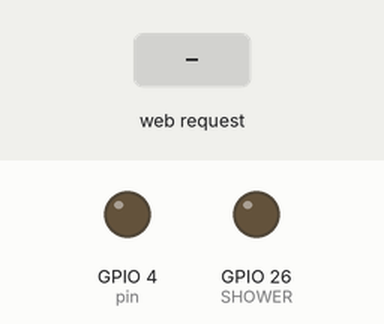
This program was run on a simulated ESP32. Parts: output pins drawn as LEDs (lit = HIGH). The test bench sets the inputs (shaded band). WiFi joins after 1.5 s; servers stay silent unless stated; what the program prints to the serial monitor is not drawn.

Above: at 2.7 s.
2.8 s: HTTP request GET /on received
At 3.2 s:
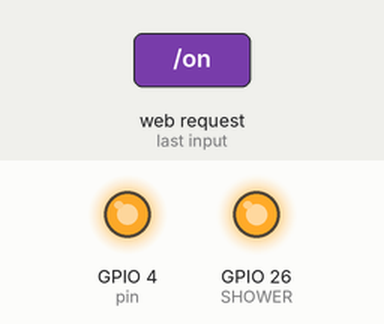
5.8 s: HTTP request GET /off received
At 7.05 s:
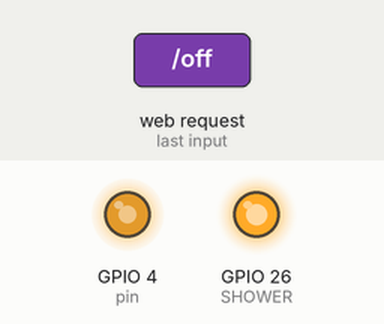
At 8.06 s:
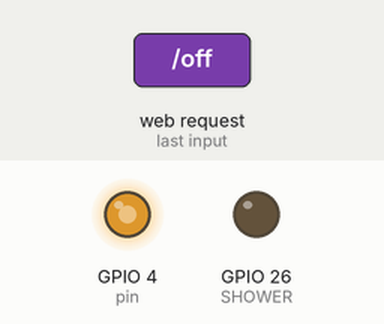
Timing chart, 0 to 18.3 s (numbered marks = the images above; inputs shaded):
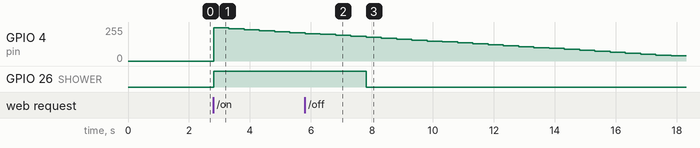

Measured:
- after the input at 2.8 s, GPIO 4 (pin): 0/255 → 248/255 at once, → 241/255 0.50 s later, → 234/255 0.50 s later, → 227/255 0.50 s later, … (6 changes in this stretch); GPIO 26 (SHOWER): LOW → HIGH at once
- after the input at 5.8 s, GPIO 26 (SHOWER): HIGH → LOW after 2.0 s

The program:

main.cpp
```cpp
#include "Thermoactuator/Thermoactuator.h"
#include "Thermometer/Thermometer.h"
#include "Webserver/Webserver.h"
#include "Smart_Shower.h"

//#define PIN_THERMOMETER 12
#define PIN_THERMOACTUATOR 4
int OneTimeRun = 0;
enum statusprogram
{
    SETUP,
    HOT,
    MEDIUM,
    COLD,
    WAIT
};

//dingus

//Thermoactuator *thermoactuator;
//Thermometer *thermometer;
Webserver *webserver;
Shower *shower;
statusprogram  Statusprogram;


void setup()
{
  Serial.begin(115200);
  //thermoactuator = new Thermoactuator(PIN_THERMOACTUATOR);
  //thermometer = new Thermometer(PIN_THERMOMETER);
  webserver = new Webserver();
  shower = new Shower();
}

void loop()
{
  //Serial.print("Temperature: ");
  //Serial.println(thermometer->getTemperature());

  //thermoactuator->tick();

  webserver->tick();

  //Serial.print("Alpha: ");
  //Serial.println(webserver->getAlpha());
  //Serial.print("Beta: ");
  //Serial.println(webserver->getBeta());
  if(webserver->getAlpha())
  {
    shower->RunHot();
  }
  else
  {
    shower->reset();
  }

  switch (Statusprogram)
  {
  case SETUP:
    if(!webserver->getAlpha())
    {
      OneTimeRun = 0;
    }
     if(webserver->getAlpha() && OneTimeRun == 0)
     {
      OneTimeRun = 1;
      shower->selectedProgram(PRESSMENU);
      Statusprogram = HOT;
     }
    break;
  case HOT:
      shower->RunHot();
      Statusprogram = MEDIUM;
  break;
  case MEDIUM:
      shower->RunMedium();
      Statusprogram = COLD;
  break;
  case COLD:
      shower->RunCold();
      Statusprogram = SETUP;
  break;
  default:
    break;
  }
}
```

Events.cpp
```cpp
#include "Events.h"
```

Events.h
```cpp
#ifndef Events_H
#define Events_H

enum Events
{
    SCREENTAB,
    PRESSMENU,
    START_BUTTON
};

#endif
```

Mode.cpp
```cpp
#include "Mode.h"

void Mode::SetMode(Modes newMode)
{
    modes = newMode;

    switch (newMode)
    {
    case GREEN_MODE:
        TIME_COLD = 5000; // is above 30 up to 40
        TIME_MEDIUM = 5000; // medium is from 20 up to 30
        TIME_HOT = 5000; // cold is below 20 c
        break;
    case RAPID_MODE:
        TIME_COLD = 0;
        TIME_MEDIUM = 0;
        TIME_HOT = 0;
        break;
    case MANUAL_MODE:
        TIME_COLD = 0;
        TIME_MEDIUM = 0;
        TIME_HOT = 0;
        break;
    default:
        break;
    }
}

unsigned long Mode::GetTimeCold() const
{
    return TIME_COLD;
}

unsigned long Mode::GetTimeMedium() const
{
    return TIME_MEDIUM;
}

unsigned long Mode::GetTimeHot() const
{
    return TIME_HOT;
}

Modes Mode::GetCurrentMode() const
{
    return modes;
}
```

Mode.h
```cpp
#ifndef Mode_H
#define mode_H

enum Modes
{
    GREEN_MODE,
    RAPID_MODE,
    MANUAL_MODE
};

class Mode
{
private:
    Modes modes;
    unsigned long TIME_COLD;
    unsigned long TIME_MEDIUM;
    unsigned long TIME_HOT;

public:
    void SetMode(Modes newMode);
    Modes GetCurrentMode() const;

    unsigned long GetTimeCold() const;
    unsigned long GetTimeMedium() const;
    unsigned long GetTimeHot() const;
};

#endif
```

Running.h
```cpp
#ifndef Running_H
#define Running_H

enum Runningstate
{
    NO_INDICATOR,
    COLD_TEMP,
    MEDIUM_TEMP,
    HOT_TEMP,
    DONE
};

#endif
```

Smart_Shower.cpp
```cpp
#include "Smart_Shower.h"
#include <Arduino.h>


Shower::Shower()
{
    ShowerState = STANDBY;
    RunningState = NO_INDICATOR;
    currentModeShower = GREEN_MODE;
    currentmillis = 0;
}
void Shower::HandleEvent(Events event)
{
    switch (ShowerState)
    {
    case STANDBY:
        break;
    case CHANGES_MODE:
        selectedProgram(event);
        break;
    case STARTING:
        Run(event);
        break;
    default:
        break;
    }
}

void Shower::Run(Events event)
{
    switch (RunningState)
    {
    case NO_INDICATOR:
        break;
    case HOT_TEMP:
        RunHot();
        break;
    case MEDIUM_TEMP:
        RunMedium();
        break;
    case COLD_TEMP:
        RunCold();
        break;
    case DONE:
        break;
    default:
        break;
    }
}

void Shower::selectedProgram(Events event)
{
    switch (event)
    {
    case PRESSMENU:
        ShowerMode.SetMode(GREEN_MODE);
        ShowerTimeCold = ShowerMode.GetTimeCold();
        ShowerTimeMedium = ShowerMode.GetTimeMedium();
        ShowerTimeHot = ShowerMode.GetTimeHot();
        Serial.println(ShowerMode.GetTimeCold());
        Serial.println(ShowerMode.GetTimeMedium());
        Serial.println(ShowerMode.GetTimeHot());
        LedSlowDown = 500;
        value = 255;
        break;

    default:
        break;
    }
}

Modes Shower::ChangeMode(Mode mode)
{
    Modes currentMode = mode.GetCurrentMode();

    switch (currentMode)
    {
    case GREEN_MODE:
        Serial.println("GREEN MODE");
        currentMode = RAPID_MODE;
        break;
    case RAPID_MODE:
        Serial.println("RAPID MODE");
        currentMode = MANUAL_MODE;
        break;
    case MANUAL_MODE:
        Serial.println("MANUAL MODE");
        currentMode = GREEN_MODE;
        break;
    default:
        break;
    }

    return currentMode;
}

void Shower::RunHot()
{

    currentmillis = millis();

    while (ShowerTimeHot != 0)
    {
        if (millis() - currentmillis >= ShowerTimeHot)
        {
            Serial.println("hot done");
            ShowerTimeHot = 0;
        }

         if (millis() - currentmillisLed >= LedSlowDown) // lower led
        {
            value -= TEMPDECREASEVAL;
            analogWrite(pin, value);
            Serial.print("data: ");
            Serial.println(value);
            Serial.print(F("Temperature = "));
            Serial.println(getTemperature());
            currentmillisLed = millis();
        }
    }
    //RunningState = MEDIUM_TEMP;
}

void Shower::RunMedium()
{
    currentmillis = millis();
    while (ShowerTimeMedium != 0)
    {
        if (millis() - currentmillis >= ShowerTimeMedium) // switch to diffrent mode
        {
            Serial.println("medium done");
            ShowerTimeMedium = 0;
        }

        if (millis() - currentmillisLed >= LedSlowDown) // lower led
        {
            value -= TEMPDECREASEVAL;
            analogWrite(pin, value);
            Serial.print("data: ");
            Serial.println(value);
            Serial.print(F("Temperature = "));
            Serial.println(getTemperature());
            currentmillisLed = millis();
        }
    }
    //RunningState = COLD_TEMP;
}

void Shower::RunCold()
{
    currentmillis = millis();

    while (ShowerTimeCold != 0)
    {
        if (millis() - currentmillis >= ShowerTimeCold)
        {
            Serial.println("cold done");
            ShowerTimeCold = 0;
        }
         if (millis() - currentmillisLed >= LedSlowDown) // lower led
        {
            value -= TEMPDECREASEVAL;
            analogWrite(pin, value);
            Serial.print("data: ");
            Serial.println(value);
            Serial.print(F("Temperature = "));
            Serial.println(getTemperature());
            currentmillisLed = millis();
        }
    }
    //RunningState = DONE;
}

void Shower::reset()
{
    ShowerTimeHot = 0;
}

float Shower::getTemperature()
{
    float temperature = 40;
    temperature -= (255-value)/15;
    return temperature;

}
```

Smart_Shower.h
```cpp
#ifndef Smart_Shower_H
#define Smart_Shower_H

#include <Arduino.h>
#include "Events.h"
#include "States.h"
#include "Running.h"
#include "Mode.h"

#define TEMPDECREASEVAL 7


class Shower
{
public:
    Shower();
    void HandleEvent(Events event);
    void Run(Events event);
    Modes ChangeMode(Mode mode);
    void selectedProgram(Events event);

    void RunHot();
    void RunMedium();
    void RunCold();
    void reset();

private:
    States ShowerState;
    Runningstate RunningState;
    Mode ShowerMode;
    Modes currentModeShower;
    unsigned long currentmillis;
    int ShowerTimeCold;
    int ShowerTimeMedium;
    int ShowerTimeHot;
    uint8_t value;
    int pin = 4; // pin led
    unsigned long LedSlowDown;
    unsigned long currentmillisLed;
    float getTemperature();

};

#endif
```

States.cpp
```cpp
#include "States.h"
```

States.h
```cpp
#ifndef States_H
#define States_H

enum States
{
    STANDBY,
    CHANGES_MODE,
    STARTING
};

#endif
```

Tasks.cpp
```cpp
#include "Tasks.h"
```

Tasks.h
```cpp
#ifndef Tasks_H
#define Tasks_H


#endif
```

Thermoactuator.cpp
```cpp
#include "Thermoactuator.h"

Thermoactuator::Thermoactuator(byte pin)
{
    Serial.println(F("Thermoactuator Starting"));

    this->pin = pin;
    pinMode(this->pin, OUTPUT);

    Serial.println(F("Thermoactuator Started"));
}

void Thermoactuator::tick()
{
    if(value > 0)
    {
    value--;
    delay(10);
    }
    else
    {
        reset(); //remove this
    }
    analogWrite(pin, value);
    Serial.print("data: ");
    Serial.println(value);
}

void Thermoactuator::reset()
{
    value = 150;
}
```

Thermoactuator.h
```cpp
#ifndef THERMOACTUATOR_H
#define THERMOACTUATOR_H


#define SENSORTYPE_MOCK false
#define SENSORTYPE_REAL true
#define SENSORTYPE SENSORTYPE_MOCK

#include <Arduino.h>
#include <OneWire.h>
#include <DallasTemperature.h>

class Thermoactuator
{
    private:
    byte pin;
    uint8_t value;

    public:
    Thermoactuator(byte pin);
    void tick();
    void reset();
};

#endif
```

Thermometer.cpp
```cpp
#include "Thermometer.h"

Thermometer::Thermometer(byte pin)
{
    Serial.println(F("Thermosensor Starting"));
    this->pin = pin;
    pinMode(this->pin, INPUT);

    oneWire = new OneWire(pin);
    tempSensor = new DallasTemperature(oneWire);

    tempSensor->begin();    // initialize the sensor

    Serial.println(F("Thermosensor Started"));
}

float Thermometer::getTemperature()
{
    tempSensor->requestTemperatures();             // send the command to get temperatures
    float tempCelsius = tempSensor->getTempCByIndex(0);  // read temperature in Celsius

    Serial.print(F("Temperature: "));
    Serial.print(tempCelsius);    // print the temperature in Celsius
    Serial.println(F("°C"));

    return tempCelsius;
}
```

Thermometer.h
```cpp
#ifndef THERMOMETER_H
#define THERMOMETER_H


#define SENSORTYPE_MOCK false
#define SENSORTYPE_REAL true
#define SENSORTYPE SENSORTYPE_MOCK

#include <Arduino.h>
#include <OneWire.h>
#include <DallasTemperature.h>

class Thermometer
{
    private:
    byte pin;
    OneWire *oneWire;
    DallasTemperature *tempSensor;

    public:
    Thermometer(byte pin);
    float getTemperature();
};

#endif
```

Webserver.cpp
```cpp
#include "Webserver.h"

Webserver::Webserver()
{
    Serial.println(F("Webserver Starting"));

    ssid = "Askimo";
    password = "CringeDingus2003!";
    server = new WiFiServer(80);
    SHOWERState = "off";
    previousTime = 0;
    alpha = false;


    // Initialize the output variables as outputs
    pinMode(SHOWER, OUTPUT);
    // Set outputs to LOW
    digitalWrite(SHOWER, LOW);

    // Connect to Wi-Fi network with SSID and password
    Serial.print("Connecting to ");
    Serial.println(ssid);
    WiFi.begin(ssid, password);
    while (WiFi.status() != WL_CONNECTED) {
        delay(500);
        Serial.print(".");
    }
    // Print local IP address and start web server
    Serial.println("");
    Serial.println("WiFi connected.");
    Serial.println("IP address: ");
    Serial.println(WiFi.localIP());
    server->begin();


    Serial.println(F("Webserver Started"));
}

void Webserver::tick()
{
    unsigned long currentTime = millis();

  WiFiClient client = server->available();   // Listen for incoming clients
  if (client)
  {                             // If a new client connects,
    currentTime = millis();
    previousTime = currentTime;
    Serial.println("New Client.");          // print a message out in the serial port
    String currentLine = "";                // make a String to hold incoming data from the client
    while (client.connected() && currentTime - previousTime <= TIMEOUTTIME) {  // loop while the client's connected
      currentTime = millis();
      if (client.available()) {             // if there's bytes to read from the client,
        char c = client.read();             // read a byte, then
        Serial.write(c);                    // print it out the serial monitor
        header += c;
        if (c == '\n') {                    // if the byte is a newline character
          // if the current line is blank, you got two newline characters in a row.
          // that's the end of the client HTTP request, so send a response:
          if (currentLine.length() == 0) {
            // HTTP headers always start with a response code (e.g. HTTP/1.1 200 OK)
            // and a content-type so the client knows what's coming, then a blank line:
            client.println("HTTP/1.1 200 OK");
            client.println("Content-type:text/html");
            client.println("Connection: close");
            client.println();

            // turns the GPIOs on and off
            if (header.indexOf("GET /on") >= 0)
            {
              Serial.println("Shower on");
              SHOWERState = "on";
              digitalWrite(SHOWER, HIGH);
              alpha = HIGH;
            }
            else if (header.indexOf("GET /off") >= 0)
            {
              Serial.println("Shower off");
              SHOWERState = "off";
              digitalWrite(SHOWER, LOW);
              alpha = LOW;
            }

            // Display the HTML web page
            client.println("<!DOCTYPE html><html>");
            client.println("<head><meta name=\"viewport\" content=\"width=device-width, initial-scale=1\">");
            client.println("<meta http-equiv=\"refresh\" content=\"10\">");
            client.println("<link rel=\"icon\" href=\"data:,\">");
            // CSS to style the on/off buttons
            // Feel free to change the background-color and font-size attributes to fit your preferences
            client.println("<style>html { font-family: Helvetica; display: inline-block; margin: 0px auto; text-align: center;}");
            client.println(".button { background-color: #4CAF50; border: none; color: white; padding: 16px 40px;");
            client.println("text-decoration: none; font-size: 30px; margin: 2px; cursor: pointer;}");
            client.println(".button2 {background-color: #555555;}</style></head>");

            // Web Page Heading
            client.println("<body><h1>Power Shower</h1>");

            // Display current state, and ON/OFF buttons for GPIO 26
            client.println("<p>Shower state " + SHOWERState + "</p>");
            // If the SHOWERState is off, it displays the ON button
            if (SHOWERState=="off") {
              client.println("<p><a href=\"/on\"><button class=\"button\">ON</button></a></p>");
            } else {
              client.println("<p><a href=\"/off\"><button class=\"button button2\">OFF</button></a></p>");
            }

            // The HTTP response ends with another blank line
            client.println();
            // Break out of the while loop
            break;
          } else { // if you got a newline, then clear currentLine
            currentLine = "";
          }
        } else if (c != '\r') {  // if you got anything else but a carriage return character,
          currentLine += c;      // add it to the end of the currentLine
        }
      }
    }
    // Clear the header variable
    header = "";
    // Close the connection
    client.stop();
    Serial.println("Client disconnected.");
    Serial.println("");
  }
}


bool Webserver::getAlpha()
{
    return alpha;
}
```

Webserver.h
```cpp
#ifndef WEBSERVER_H
#define WEBSERVER_H


#include <Arduino.h>
#include <OneWire.h>
#include <DallasTemperature.h>
#include <WiFi.h>

#define SHOWER 26
#define TIMEOUTTIME 2000


class Webserver
{
    private:
    // Replace with your network credentials
    const char* ssid;
    const char* password;
    WiFiServer *server;
    String header;
    String SHOWERState;
    uint64_t previousTime;
    bool alpha;
    bool beta;


    public:
    Webserver();
    void tick();
    bool getAlpha();
};

#endif
```

menu.cpp
```cpp
#include "menu.h"
```

menu.h
```cpp
#ifndef menu_H
#define menu_H


#endif
```
